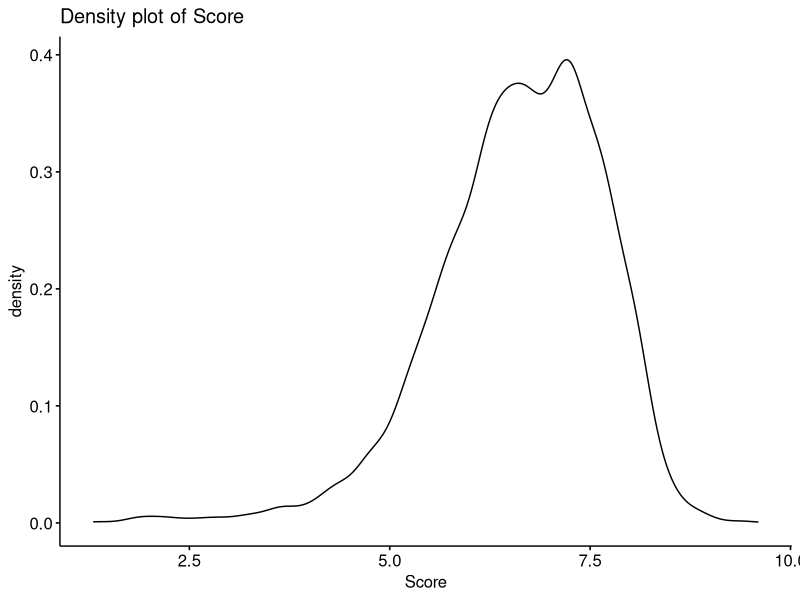
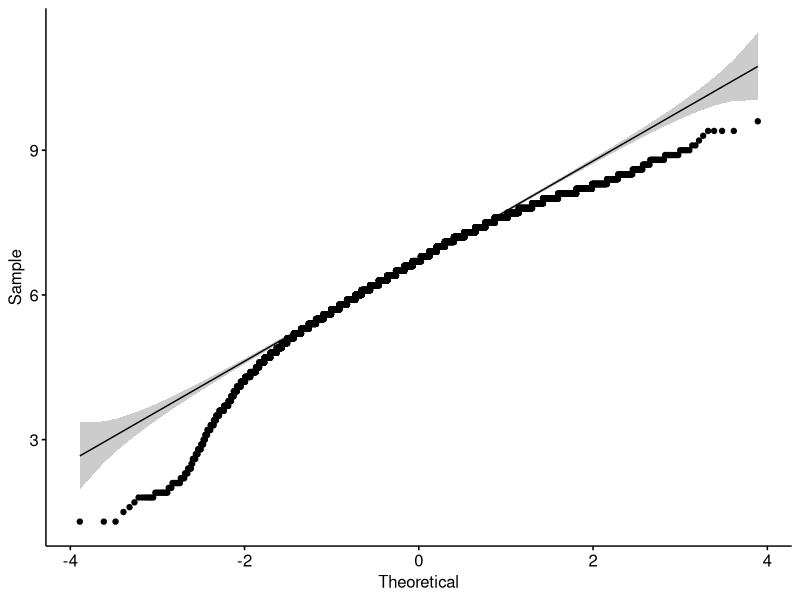

Here is the R script that generated these plots, in order: (Note: this script raises an error after producing the figures.)
##### Anderson Darling Test
# load data
my_data <- read.csv("movies.csv")
head(my_data)

# Density plot: the density plot provides a visual judgment about whether the distribution is bell shaped.
library("ggpubr")
ggdensity(my_data$Score, 
          main = "Density plot of Score",
          xlab = "Score")

# Q-Q plot: Q-Q plot (or quantile-quantile plot) draws the correlation between a given sample and the normal distribution. A 45-degree reference line is also plotted.
library(ggpubr)
ggqqplot(my_data$Score)

# The R function shapiro.test() can be used to perform the Shapiro-Wilk test of normality for one variable (univariate):
library(nortest)
ad.test(my_data$Score)

boxplot(WoodyAllen, AlfredHitchcock, names=labels, 
        col="orange", 
        main = "Score of movies directed by Woody Allen and Alfred Hitchcock", 
        xlab = "Woody Allen and Alfred Hitchcock", 
        ylab = "Scores")

lm.fit=lm(Vote~Runtime,data=my_data)
